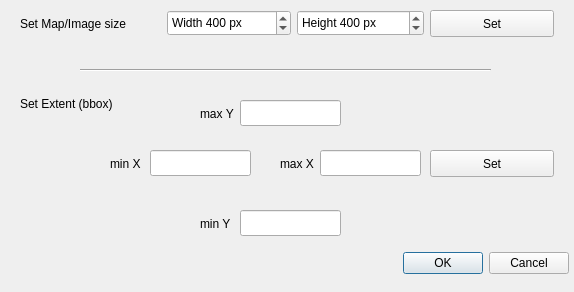
<?xml version="1.0" encoding="UTF-8"?>
<ui version="4.0">
 <class>MapSizer</class>
 <widget class="QWidget" name="MapSizer">
  <property name="windowModality">
   <enum>Qt::WindowModal</enum>
  </property>
  <property name="geometry">
   <rect>
    <x>0</x>
    <y>0</y>
    <width>574</width>
    <height>292</height>
   </rect>
  </property>
  <property name="windowTitle">
   <string>Form</string>
  </property>
  <property name="inputMethodHints">
   <set>Qt::ImhFormattedNumbersOnly|Qt::ImhPreferNumbers</set>
  </property>
  <widget class="QSpinBox" name="spinBoxImageWidth">
   <property name="geometry">
    <rect>
     <x>167</x>
     <y>10</y>
     <width>124</width>
     <height>26</height>
    </rect>
   </property>
   <property name="suffix">
    <string> px</string>
   </property>
   <property name="prefix">
    <string>Width </string>
   </property>
   <property name="minimum">
    <number>150</number>
   </property>
   <property name="maximum">
    <number>15000</number>
   </property>
   <property name="singleStep">
    <number>50</number>
   </property>
   <property name="value">
    <number>400</number>
   </property>
  </widget>
  <widget class="QSpinBox" name="spinBoxImageHeight">
   <property name="geometry">
    <rect>
     <x>297</x>
     <y>10</y>
     <width>127</width>
     <height>26</height>
    </rect>
   </property>
   <property name="suffix">
    <string> px</string>
   </property>
   <property name="prefix">
    <string>Height </string>
   </property>
   <property name="minimum">
    <number>150</number>
   </property>
   <property name="maximum">
    <number>15000</number>
   </property>
   <property name="singleStep">
    <number>50</number>
   </property>
   <property name="value">
    <number>400</number>
   </property>
  </widget>
  <widget class="QPushButton" name="btnSetImageSize">
   <property name="geometry">
    <rect>
     <x>430</x>
     <y>10</y>
     <width>124</width>
     <height>27</height>
    </rect>
   </property>
   <property name="text">
    <string>Set</string>
   </property>
  </widget>
  <widget class="QLabel" name="lblSetImageSize">
   <property name="geometry">
    <rect>
     <x>20</x>
     <y>10</y>
     <width>141</width>
     <height>27</height>
    </rect>
   </property>
   <property name="sizePolicy">
    <sizepolicy hsizetype="Preferred" vsizetype="Minimum">
     <horstretch>0</horstretch>
     <verstretch>0</verstretch>
    </sizepolicy>
   </property>
   <property name="text">
    <string>Set Map/Image size</string>
   </property>
  </widget>
  <widget class="QLabel" name="lblSetExtent">
   <property name="geometry">
    <rect>
     <x>20</x>
     <y>90</y>
     <width>141</width>
     <height>27</height>
    </rect>
   </property>
   <property name="sizePolicy">
    <sizepolicy hsizetype="Preferred" vsizetype="Minimum">
     <horstretch>0</horstretch>
     <verstretch>0</verstretch>
    </sizepolicy>
   </property>
   <property name="text">
    <string>Set Extent (bbox)</string>
   </property>
  </widget>
  <widget class="QPushButton" name="btnSetExtent">
   <property name="geometry">
    <rect>
     <x>430</x>
     <y>150</y>
     <width>124</width>
     <height>27</height>
    </rect>
   </property>
   <property name="text">
    <string>Set</string>
   </property>
  </widget>
  <widget class="QLineEdit" name="txtMaxY">
   <property name="geometry">
    <rect>
     <x>240</x>
     <y>100</y>
     <width>101</width>
     <height>26</height>
    </rect>
   </property>
   <property name="inputMethodHints">
    <set>Qt::ImhPreferNumbers</set>
   </property>
  </widget>
  <widget class="QLabel" name="lblMaxX">
   <property name="geometry">
    <rect>
     <x>280</x>
     <y>150</y>
     <width>51</width>
     <height>27</height>
    </rect>
   </property>
   <property name="sizePolicy">
    <sizepolicy hsizetype="Preferred" vsizetype="Minimum">
     <horstretch>0</horstretch>
     <verstretch>0</verstretch>
    </sizepolicy>
   </property>
   <property name="text">
    <string>max X</string>
   </property>
  </widget>
  <widget class="QLabel" name="lblMinX">
   <property name="geometry">
    <rect>
     <x>110</x>
     <y>150</y>
     <width>51</width>
     <height>27</height>
    </rect>
   </property>
   <property name="sizePolicy">
    <sizepolicy hsizetype="Preferred" vsizetype="Minimum">
     <horstretch>0</horstretch>
     <verstretch>0</verstretch>
    </sizepolicy>
   </property>
   <property name="text">
    <string>min X</string>
   </property>
  </widget>
  <widget class="QLabel" name="lblMinY">
   <property name="geometry">
    <rect>
     <x>200</x>
     <y>210</y>
     <width>51</width>
     <height>27</height>
    </rect>
   </property>
   <property name="sizePolicy">
    <sizepolicy hsizetype="Preferred" vsizetype="Minimum">
     <horstretch>0</horstretch>
     <verstretch>0</verstretch>
    </sizepolicy>
   </property>
   <property name="text">
    <string>min Y</string>
   </property>
  </widget>
  <widget class="QLabel" name="lblMaxY">
   <property name="geometry">
    <rect>
     <x>200</x>
     <y>100</y>
     <width>51</width>
     <height>27</height>
    </rect>
   </property>
   <property name="sizePolicy">
    <sizepolicy hsizetype="Preferred" vsizetype="Minimum">
     <horstretch>0</horstretch>
     <verstretch>0</verstretch>
    </sizepolicy>
   </property>
   <property name="text">
    <string>max Y</string>
   </property>
  </widget>
  <widget class="QLineEdit" name="txtMinY">
   <property name="geometry">
    <rect>
     <x>240</x>
     <y>210</y>
     <width>101</width>
     <height>26</height>
    </rect>
   </property>
   <property name="inputMethodHints">
    <set>Qt::ImhPreferNumbers</set>
   </property>
  </widget>
  <widget class="QLineEdit" name="txtMinX">
   <property name="geometry">
    <rect>
     <x>150</x>
     <y>150</y>
     <width>101</width>
     <height>26</height>
    </rect>
   </property>
   <property name="inputMethodHints">
    <set>Qt::ImhPreferNumbers</set>
   </property>
  </widget>
  <widget class="QLineEdit" name="txtMaxX">
   <property name="geometry">
    <rect>
     <x>320</x>
     <y>150</y>
     <width>101</width>
     <height>26</height>
    </rect>
   </property>
   <property name="inputMethodHints">
    <set>Qt::ImhPreferNumbers</set>
   </property>
  </widget>
  <widget class="Line" name="line">
   <property name="geometry">
    <rect>
     <x>80</x>
     <y>60</y>
     <width>411</width>
     <height>20</height>
    </rect>
   </property>
   <property name="orientation">
    <enum>Qt::Horizontal</enum>
   </property>
  </widget>
  <widget class="QDialogButtonBox" name="buttonBox">
   <property name="geometry">
    <rect>
     <x>10</x>
     <y>250</y>
     <width>559</width>
     <height>27</height>
    </rect>
   </property>
   <property name="orientation">
    <enum>Qt::Horizontal</enum>
   </property>
   <property name="standardButtons">
    <set>QDialogButtonBox::Cancel|QDialogButtonBox::Ok</set>
   </property>
  </widget>
 </widget>
 <resources/>
 <connections/>
</ui>
